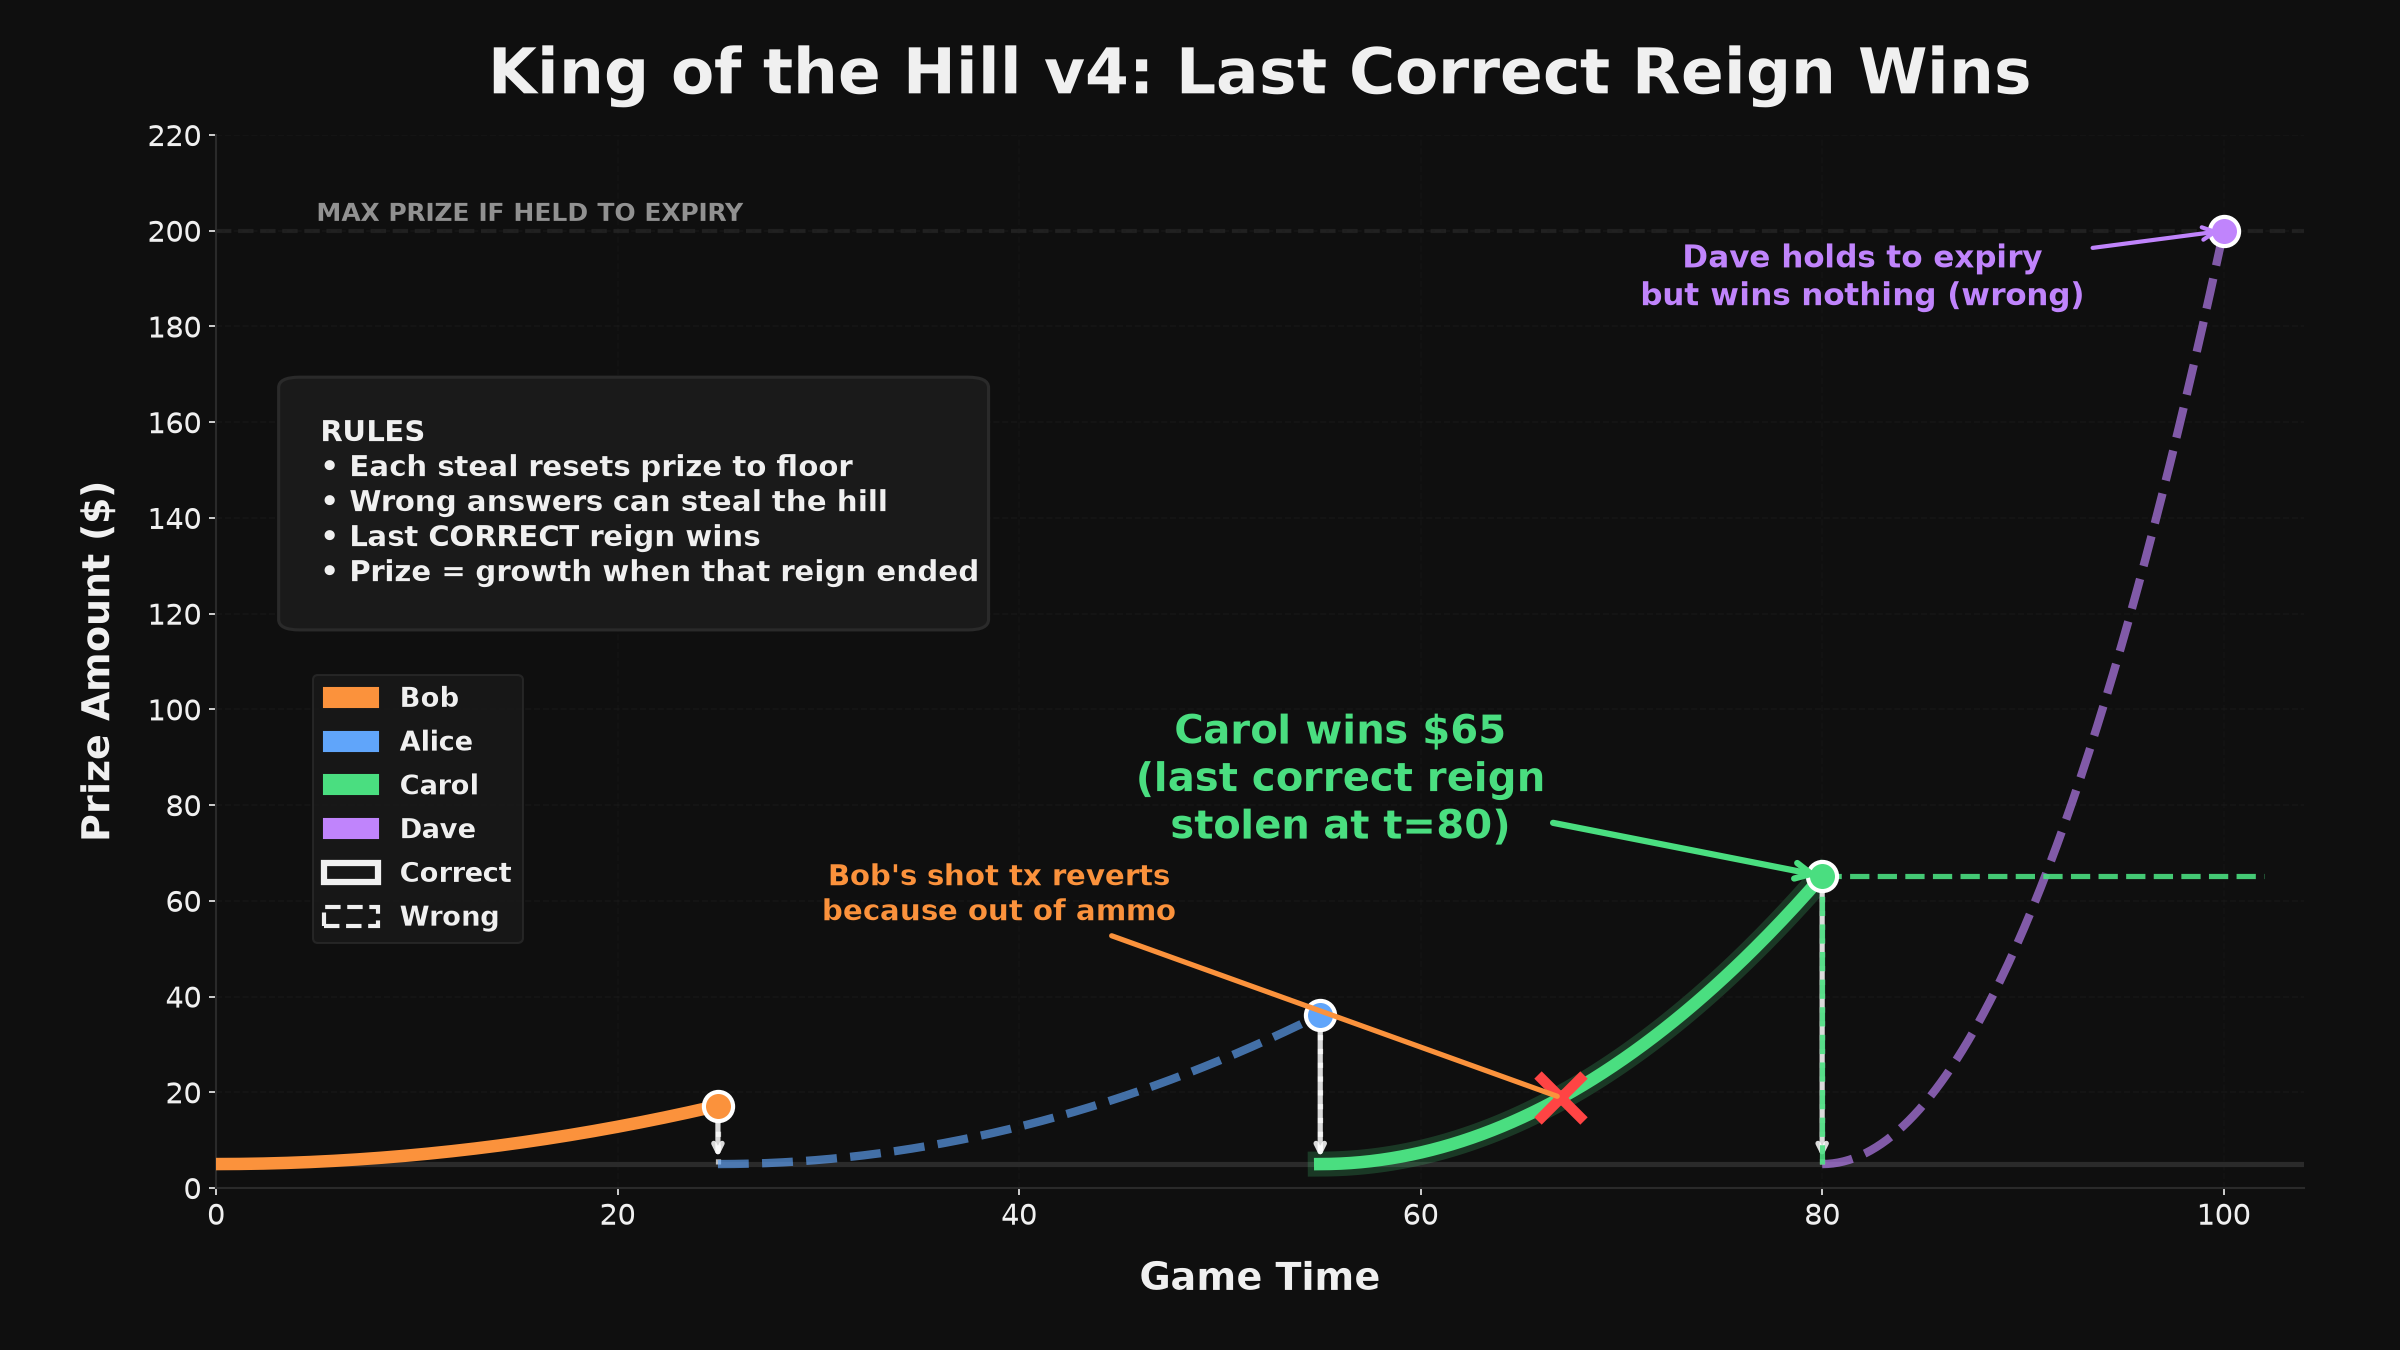

This figure's Python source:
import matplotlib.pyplot as plt
import matplotlib.patches as mpatches
import numpy as np
from pathlib import Path

# ── Palette (kept from design agent) ─────────────────────
bg_color = '#0f0f0f'
surface_color = '#1a1a1a'
text_primary = '#f0f0f0'
text_secondary = '#a0a0a0'
grid_color = '#2a2a2a'
accent_winner = '#4ade80'

player_colors = {
    'Bob':   '#fb923c',
    'Alice': '#60a5fa',
    'Carol': '#4ade80',
    'Dave':  '#c084fc',
}

# ── Game params ──────────────────────────────────────────
floor = 5
max_prize = 200
duration = 100

# Quadratic growth toward max_prize at game expiry
def curve_value(start_t, current_t, end_t=duration, floor=floor, max_p=max_prize):
    elapsed = current_t - start_t
    dur = end_t - start_t
    if elapsed <= 0 or dur <= 0:
        return floor
    p = elapsed / dur
    return floor + (max_p - floor) * (p ** 2)

# Reigns: (start, end, holder, is_correct)
reigns = [
    (0, 25, 'Bob', True),
    (25, 55, 'Alice', False),
    (55, 80, 'Carol', True),
    (80, 100, 'Dave', False),
]

# ── Figure setup ─────────────────────────────────────────
fig, ax = plt.subplots(figsize=(16, 9), facecolor=bg_color)
ax.set_facecolor(bg_color)

# ── Plot actual reign curves ─────────────────────────────
for start, end, holder, correct in reigns:
    t = np.linspace(start, end, 150)
    v = [curve_value(start, ti) for ti in t]
    linestyle = '-' if correct else '--'
    linewidth = 6.0 if correct else 4.0
    alpha = 1.0 if correct else 0.65
    ax.plot(t, v, color=player_colors[holder], linewidth=linewidth,
            linestyle=linestyle, alpha=alpha, zorder=3,
            label=f'{holder} holds{" (correct)" if correct else " (wrong)"}')

    # End dot
    end_val = curve_value(start, end)
    ax.plot(end, end_val, 'o', color=player_colors[holder], markersize=14,
            markeredgecolor='white', markeredgewidth=2, zorder=5)

# ── Floor and max reference lines ────────────────────────
ax.axhline(y=floor, color=grid_color, linewidth=2.5, linestyle='-', zorder=1)
ax.axhline(y=max_prize, color=grid_color, linewidth=2, linestyle='--', alpha=0.6, zorder=1)
ax.text(5, max_prize + 0.8, 'MAX PRIZE IF HELD TO EXPIRY',
        ha='left', va='bottom', color=text_secondary,
        fontsize=12, fontweight='bold', alpha=0.9)

# ── Vertical reset drops ─────────────────────────────────
for i in range(1, len(reigns)):
    prev_start, prev_end, prev_holder, prev_correct = reigns[i - 1]
    prev_val = curve_value(prev_start, prev_end)

    ax.plot([prev_end, prev_end], [floor, prev_val], color='white',
            linestyle=':', linewidth=2.5, alpha=0.7, zorder=2)
    ax.annotate('', xy=(prev_end, floor + 0.5), xytext=(prev_end, prev_val - 0.5),
                arrowprops=dict(arrowstyle='->', color='white', lw=2.5, alpha=0.85))

# ── Winner annotation ────────────────────────────────────
last_correct = None
for start, end, holder, correct in reigns:
    if correct:
        last_correct = (start, end, holder)

if last_correct:
    l_start, l_end, l_holder = last_correct
    l_val = curve_value(l_start, l_end)

    # Highlight winning reign
    win_t = np.linspace(l_start, l_end, 100)
    win_v = [curve_value(l_start, ti) for ti in win_t]
    ax.plot(win_t, win_v, color=player_colors[l_holder], linewidth=12,
            alpha=0.2, zorder=1)

    # Prize lines
    ax.plot([l_end, l_end], [floor, l_val], color=accent_winner,
            linestyle='--', linewidth=2.5, alpha=0.9, zorder=4)
    ax.plot([l_end, 102], [l_val, l_val], color=accent_winner,
            linestyle='--', linewidth=2.5, alpha=0.9, zorder=4)

    ax.annotate(
        f'{l_holder} wins ${int(round(l_val))}\n(last correct reign\nstolen at t={l_end})',
        xy=(l_end, l_val), xytext=(l_end - 24, l_val + 5),
        fontsize=19, fontweight='bold', color=accent_winner,
        ha='center', va='bottom',
        arrowprops=dict(arrowstyle='->', color=accent_winner, lw=3),
        zorder=5,
    )

# ── Final holder annotation ──────────────────────────────
f_start, f_end, f_holder, f_correct = reigns[-1]
f_val = curve_value(f_start, f_end)

if not f_correct:
    ax.annotate(
        f'{f_holder} holds to expiry\nbut wins nothing (wrong)',
        xy=(f_end, f_val), xytext=(f_end - 18, f_val - 2),
        fontsize=15, fontweight='bold', color=player_colors[f_holder],
        ha='center', va='top',
        arrowprops=dict(arrowstyle='->', color=player_colors[f_holder], lw=2),
        zorder=5,
    )

# ── Out-of-ammo annotation ───────────────────────────────
ammo_t = 67
ammo_val = curve_value(55, ammo_t)
ax.plot(ammo_t, ammo_val, 'x', color='#ff4444', markersize=22,
        markeredgewidth=5, zorder=6)
ax.annotate(
    "Bob's shot tx reverts\nbecause out of ammo",
    xy=(ammo_t, ammo_val), xytext=(ammo_t - 28, ammo_val + 35),
    fontsize=14, fontweight='bold', color=player_colors['Bob'],
    ha='center', va='bottom',
    arrowprops=dict(arrowstyle='-', color=player_colors['Bob'], lw=2.5),
    zorder=6,
)

# ── Title ────────────────────────────────────────────────
ax.set_title(
    'King of the Hill v4: Last Correct Reign Wins',
    fontsize=30, fontweight='bold', color=text_primary, pad=20,
)

# ── Legend (upper left, above Bob's curve) ───────────────
legend_elements = []
for p, c in player_colors.items():
    legend_elements.append(mpatches.Patch(color=c, label=p, alpha=1.0))
legend_elements.append(mpatches.Patch(facecolor='none', edgecolor=text_primary,
    linestyle='-', linewidth=3, label='Correct'))
legend_elements.append(mpatches.Patch(facecolor='none', edgecolor=text_primary,
    linestyle='--', linewidth=2, label='Wrong'))

legend = ax.legend(
    handles=legend_elements,
    loc='upper left',
    bbox_to_anchor=(0.04, 0.50),
    fontsize=13,
    frameon=True,
    facecolor=surface_color,
    edgecolor=grid_color,
    labelspacing=0.6,
)
for text in legend.get_texts():
    text.set_color(text_primary)
    text.set_fontweight('bold')

# ── Rules box (upper left, above Bob's curve) ────────────
rules_box = mpatches.FancyBboxPatch(
    (0.04, 0.54), 0.32, 0.22,
    transform=ax.transAxes,
    boxstyle='round,pad=0.01',
    facecolor=surface_color,
    edgecolor=grid_color,
    linewidth=1.5,
    zorder=5,
)
ax.add_patch(rules_box)

rules_text = """RULES
• Each steal resets prize to floor
• Wrong answers can steal the hill
• Last CORRECT reign wins
• Prize = growth when that reign ended"""
ax.text(
    0.05, 0.65, rules_text,
    transform=ax.transAxes,
    fontsize=14, fontweight='bold', color=text_primary,
    va='center', ha='left',
    zorder=6,
)

# ── Axes config ──────────────────────────────────────────
ax.set_xlim(0, duration + 4)
ax.set_ylim(0, max_prize + 20)
ax.set_yticks(np.arange(0, max_prize + 21, 20))

ax.set_xlabel('Game Time', fontsize=18, fontweight='bold', color=text_primary, labelpad=14)
ax.set_ylabel('Prize Amount ($)', fontsize=18, fontweight='bold', color=text_primary, labelpad=14)

ax.tick_params(colors=text_primary, labelsize=14)

ax.yaxis.grid(True, linestyle='--', alpha=0.25, color=grid_color)
ax.xaxis.grid(True, linestyle='--', alpha=0.15, color=grid_color)

# Spines
for spine in ['top', 'right']:
    ax.spines[spine].set_visible(False)
for spine in ['bottom', 'left']:
    ax.spines[spine].set_color(grid_color)
    ax.spines[spine].set_linewidth(1.0)

# ── Save ─────────────────────────────────────────────────
fig.subplots_adjust(left=0.09, right=0.96, top=0.90, bottom=0.12)
output_path = Path(__file__).parent / 'king_of_the_hill_chart.png'
plt.savefig(output_path, dpi=150, facecolor=bg_color, edgecolor='none')
print(f'saved {output_path}')
